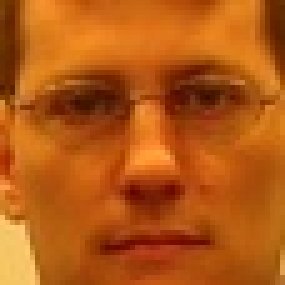
#> input picture 5/给定人脸/face1.jpg, 57 x 57 px (shown 5 times larger)
$ python faceprocess.py
#> lines starting #> are read from the running program, lines starting #| are printed output that depends on the picture
'''
Numpy library: Provides a way to handle matrices
Linaig module: used to calculate eigenvalues and eigenvectors
opencv2.0: graphics library
'''

from numpy import *
from numpy import linalg as la
import cv2 as cv

'''
 function: img2vector
 usage: temp_array = img2vector(temp_img)
 This function calls the reshape function
 in numpy to reduce the two-dimensional matrix
 to a one-dimensional vector
'''


def img2vector(img):

    rows, cols = img.shape
    imgVector = zeros((1,rows*cols))
    imgVector = reshape(img,(1,rows*cols))
    return imgVector

'''
 function: average
 usage: array_average = average(array1)
 Calculate the integer mean value
 of the row vector of the matrix
'''

def average(array):
    return mean(array,0,int)

'''
 function: refine
 usage: array_refine - refine(array_average, array1)
 Calculate the mean face
'''

def refine(array_average, array1):
    refine1 = []
    for member in array1:
        temp_refine = subtract(member, array_average)
        refine1.append(temp_refine)
    return refine1

####################### global scope #######################

# read image

static_shape = cv.imread("face1.jpg",0).shape
#> static_shape = (57, 57)

# The 36 images to be processed are dimensionally reduced

array1 = []
for i in range(0, 36):
    temp_img = cv.imread("face" + str(i + 1) + ".jpg",0)
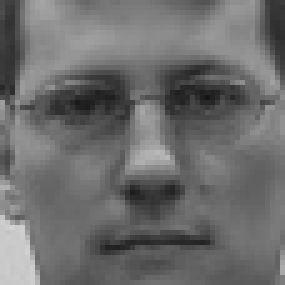
#> temp_img: shape (57, 57) (shown 5 times larger); min 22, max 211, mean 108.5
    # Since the image sizes are not the same,
    # resize all the images against the size of the first image
    temp_img = cv.resize(temp_img,static_shape)
    temp_array = img2vector(temp_img)
#> (the run stopped early here; a loop or call above may not have finished)
